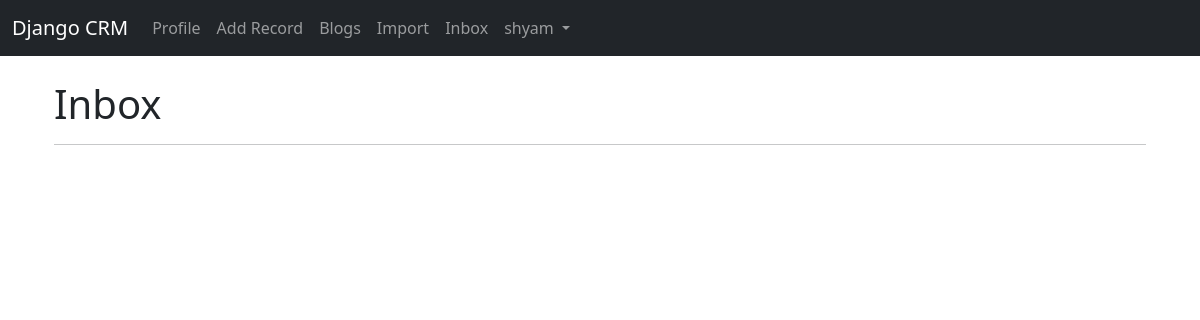
/inbox/ (signed in), run on an earlier commit of the app's database.
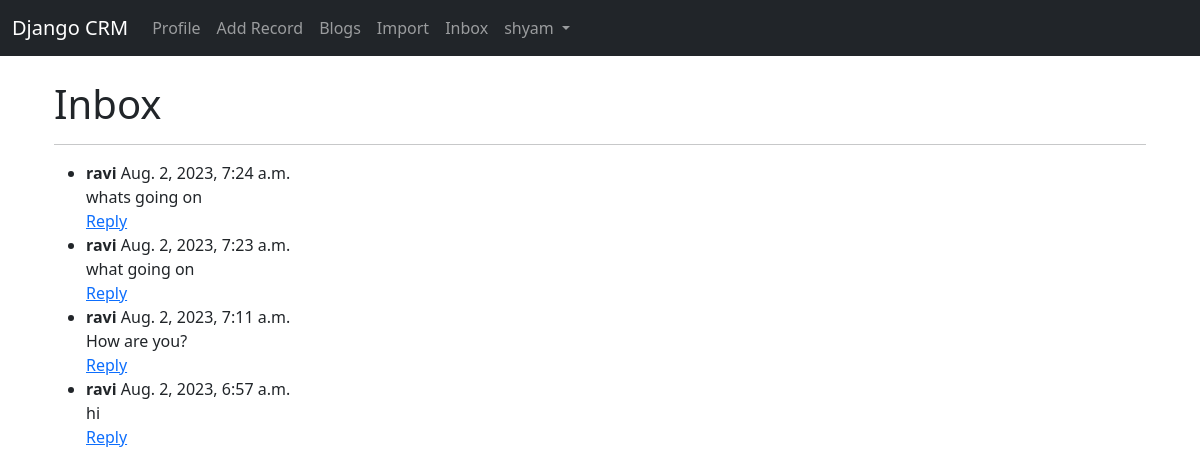
And on a later commit of the database.
### website/models.py (models this page shows, shortened)
class Message(models.Model):
    sender = models.ForeignKey(User, on_delete=models.CASCADE, related_name='sent_messages')
    recipient = models.ForeignKey(User, on_delete=models.CASCADE, related_name='received_messages')
    content = models.TextField()
    timestamp = models.DateTimeField(auto_now_add=True)
    is_read = models.BooleanField(default=False)

### website/views.py (the view)
# urls.py: path('inbox/', views.inbox, name='inbox'),
def inbox(request):
    user = request.user
    received_messages = Message.objects.filter(recipient=user).order_by('-timestamp')
    return render(request, 'inbox.html', {'received_messages': received_messages})

### website/templates/inbox.html (shortened to what this page needs)
{% extends 'base.html' %}
{% block content %}
<div class="container">
    <h1>Inbox</h1>
    <hr>
    <ul class="message-list">
        {% for message in received_messages %}
            <li class="message {% if not message.is_read %}unread{% endif %}">
                <div class="message-header">
                    <strong class="message-sender">{{ message.sender.username }}</strong>
                    <span class="message-date">{{ message.timestamp }}</span>
                </div>
                <div class="message-content">
                    {{ message.content }}
                </div>
                <div class="message-actions">
                    <a href="{% url 'reply_to_message' message.id %}" class="reply-button">Reply</a>
                </div>
            </li>
        {% endfor %}
    </ul>
</div>
{% endblock %}

What changed in the data, as far as the page shows it:
added Message: sender.username "ravi", timestamp "Aug. 2, 2023, 7:24 a.m.", content "whats going on"
added Message: sender.username "ravi", timestamp "Aug. 2, 2023, 7:23 a.m.", content "what going on"
added Message: sender.username "ravi", timestamp "Aug. 2, 2023, 7:11 a.m.", content "How are you?"
added Message: sender.username "ravi", timestamp "Aug. 2, 2023, 6:57 a.m.", content "hi"
